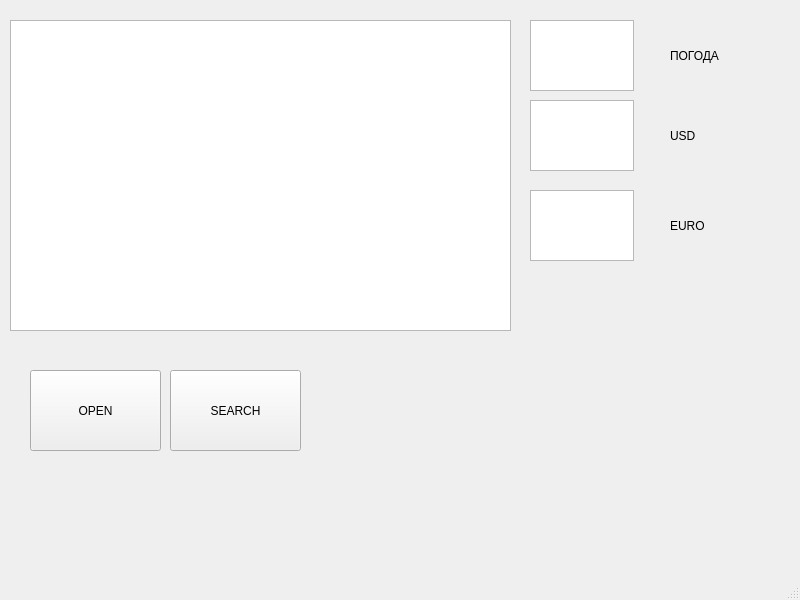
<?xml version="1.0" encoding="UTF-8"?>
<ui version="4.0">
 <class>MainWindow</class>
 <widget class="QMainWindow" name="MainWindow">
  <property name="geometry">
   <rect>
    <x>0</x>
    <y>0</y>
    <width>800</width>
    <height>600</height>
   </rect>
  </property>
  <property name="windowTitle">
   <string>MainWindow</string>
  </property>
  <widget class="QWidget" name="centralwidget">
   <widget class="QPushButton" name="pushButton">
    <property name="geometry">
     <rect>
      <x>30</x>
      <y>370</y>
      <width>131</width>
      <height>81</height>
     </rect>
    </property>
    <property name="text">
     <string>OPEN</string>
    </property>
   </widget>
   <widget class="QPlainTextEdit" name="plainTextEdit">
    <property name="geometry">
     <rect>
      <x>10</x>
      <y>20</y>
      <width>501</width>
      <height>311</height>
     </rect>
    </property>
   </widget>
   <widget class="QPushButton" name="pushButton_2">
    <property name="geometry">
     <rect>
      <x>170</x>
      <y>370</y>
      <width>131</width>
      <height>81</height>
     </rect>
    </property>
    <property name="text">
     <string>SEARCH</string>
    </property>
   </widget>
   <widget class="QLabel" name="label">
    <property name="geometry">
     <rect>
      <x>670</x>
      <y>30</y>
      <width>91</width>
      <height>51</height>
     </rect>
    </property>
    <property name="text">
     <string>ПОГОДА</string>
    </property>
   </widget>
   <widget class="QLabel" name="label_2">
    <property name="geometry">
     <rect>
      <x>670</x>
      <y>110</y>
      <width>91</width>
      <height>51</height>
     </rect>
    </property>
    <property name="text">
     <string>USD</string>
    </property>
   </widget>
   <widget class="QLabel" name="label_3">
    <property name="geometry">
     <rect>
      <x>670</x>
      <y>200</y>
      <width>91</width>
      <height>51</height>
     </rect>
    </property>
    <property name="text">
     <string>EURO</string>
    </property>
   </widget>
   <widget class="QPlainTextEdit" name="plainTextEdit_2">
    <property name="geometry">
     <rect>
      <x>530</x>
      <y>20</y>
      <width>104</width>
      <height>71</height>
     </rect>
    </property>
   </widget>
   <widget class="QPlainTextEdit" name="plainTextEdit_3">
    <property name="geometry">
     <rect>
      <x>530</x>
      <y>100</y>
      <width>104</width>
      <height>71</height>
     </rect>
    </property>
   </widget>
   <widget class="QPlainTextEdit" name="plainTextEdit_4">
    <property name="geometry">
     <rect>
      <x>530</x>
      <y>190</y>
      <width>104</width>
      <height>71</height>
     </rect>
    </property>
   </widget>
  </widget>
  <widget class="QMenuBar" name="menubar">
   <property name="geometry">
    <rect>
     <x>0</x>
     <y>0</y>
     <width>800</width>
     <height>22</height>
    </rect>
   </property>
  </widget>
  <widget class="QStatusBar" name="statusbar"/>
 </widget>
 <resources/>
 <connections/>
</ui>
